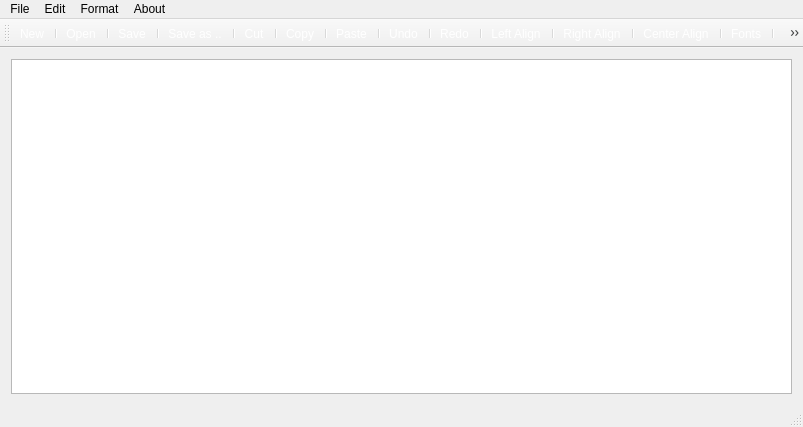
<?xml version="1.0" encoding="UTF-8"?>
<ui version="4.0">
 <class>MainWindow</class>
 <widget class="QMainWindow" name="MainWindow">
  <property name="geometry">
   <rect>
    <x>0</x>
    <y>0</y>
    <width>803</width>
    <height>427</height>
   </rect>
  </property>
  <property name="windowTitle">
   <string>QText Editor</string>
  </property>
  <property name="autoFillBackground">
   <bool>false</bool>
  </property>
  <widget class="QWidget" name="centralWidget">
   <layout class="QHBoxLayout" name="horizontalLayout">
    <item>
     <widget class="QTextEdit" name="textEdit"/>
    </item>
   </layout>
  </widget>
  <widget class="QMenuBar" name="menuBar">
   <property name="geometry">
    <rect>
     <x>0</x>
     <y>0</y>
     <width>803</width>
     <height>26</height>
    </rect>
   </property>
   <widget class="QMenu" name="menuFile">
    <property name="title">
     <string>File</string>
    </property>
    <addaction name="actionNew"/>
    <addaction name="actionOpen"/>
    <addaction name="separator"/>
    <addaction name="actionSave"/>
    <addaction name="actionSave_as"/>
    <addaction name="separator"/>
    <addaction name="actionExit_2"/>
   </widget>
   <widget class="QMenu" name="menuEdit">
    <property name="title">
     <string>Edit</string>
    </property>
    <addaction name="actionCut"/>
    <addaction name="actionCopy"/>
    <addaction name="actionPaste"/>
    <addaction name="separator"/>
    <addaction name="actionUndo"/>
    <addaction name="actionRedo"/>
    <addaction name="separator"/>
   </widget>
   <widget class="QMenu" name="menuAbout">
    <property name="title">
     <string>About</string>
    </property>
    <addaction name="actionAbout_QtTxtEdit"/>
    <addaction name="separator"/>
    <addaction name="actionAbout_Qt"/>
   </widget>
   <widget class="QMenu" name="menuFormat">
    <property name="title">
     <string>Format</string>
    </property>
    <addaction name="actionLeft_Align"/>
    <addaction name="actionRight_Align"/>
    <addaction name="actionCenter_Align"/>
    <addaction name="separator"/>
    <addaction name="actionFont_Dialog"/>
    <addaction name="actionColour_Dialog"/>
   </widget>
   <addaction name="menuFile"/>
   <addaction name="menuEdit"/>
   <addaction name="menuFormat"/>
   <addaction name="menuAbout"/>
  </widget>
  <widget class="QToolBar" name="mainToolBar">
   <property name="styleSheet">
    <string notr="true">color: qlineargradient(spread:pad, x1:0, y1:0, x2:1, y2:0, stop:0 rgba(0, 0, 0, 255), stop:1 rgba(255, 255, 255, 255));</string>
   </property>
   <attribute name="toolBarArea">
    <enum>TopToolBarArea</enum>
   </attribute>
   <attribute name="toolBarBreak">
    <bool>false</bool>
   </attribute>
   <addaction name="actionNew"/>
   <addaction name="separator"/>
   <addaction name="actionOpen"/>
   <addaction name="separator"/>
   <addaction name="actionSave"/>
   <addaction name="separator"/>
   <addaction name="actionSave_as"/>
   <addaction name="separator"/>
   <addaction name="actionCut"/>
   <addaction name="separator"/>
   <addaction name="actionCopy"/>
   <addaction name="separator"/>
   <addaction name="actionPaste"/>
   <addaction name="separator"/>
   <addaction name="actionUndo"/>
   <addaction name="separator"/>
   <addaction name="actionRedo"/>
   <addaction name="separator"/>
   <addaction name="actionLeft_Align"/>
   <addaction name="separator"/>
   <addaction name="actionRight_Align"/>
   <addaction name="separator"/>
   <addaction name="actionCenter_Align"/>
   <addaction name="separator"/>
   <addaction name="actionFont_Dialog"/>
   <addaction name="separator"/>
   <addaction name="actionColour_Dialog"/>
  </widget>
  <widget class="QStatusBar" name="statusBar"/>
  <action name="actionNew">
   <property name="icon">
    <iconset resource="iconresource.qrc">
     <normaloff>:/IconResource/icons/new.png</normaloff>:/IconResource/icons/new.png</iconset>
   </property>
   <property name="text">
    <string>New</string>
   </property>
  </action>
  <action name="actionOpen">
   <property name="icon">
    <iconset resource="iconresource.qrc">
     <normaloff>:/IconResource/icons/open.png</normaloff>:/IconResource/icons/open.png</iconset>
   </property>
   <property name="text">
    <string>Open</string>
   </property>
  </action>
  <action name="actionSave">
   <property name="icon">
    <iconset resource="iconresource.qrc">
     <normaloff>:/IconResource/icons/Save.png</normaloff>:/IconResource/icons/Save.png</iconset>
   </property>
   <property name="text">
    <string>Save</string>
   </property>
  </action>
  <action name="actionSave_as">
   <property name="icon">
    <iconset resource="iconresource.qrc">
     <normaloff>:/IconResource/icons/saveas.png</normaloff>:/IconResource/icons/saveas.png</iconset>
   </property>
   <property name="text">
    <string>Save as ..</string>
   </property>
  </action>
  <action name="actionExit_2">
   <property name="icon">
    <iconset resource="iconresource.qrc">
     <normaloff>:/IconResource/icons/exit.png</normaloff>:/IconResource/icons/exit.png</iconset>
   </property>
   <property name="text">
    <string>Exit</string>
   </property>
  </action>
  <action name="actionCut">
   <property name="icon">
    <iconset resource="iconresource.qrc">
     <normaloff>:/IconResource/icons/cut.png</normaloff>:/IconResource/icons/cut.png</iconset>
   </property>
   <property name="text">
    <string>Cut</string>
   </property>
  </action>
  <action name="actionCopy">
   <property name="icon">
    <iconset resource="iconresource.qrc">
     <normaloff>:/IconResource/icons/copy.png</normaloff>:/IconResource/icons/copy.png</iconset>
   </property>
   <property name="text">
    <string>Copy</string>
   </property>
  </action>
  <action name="actionPaste">
   <property name="icon">
    <iconset resource="iconresource.qrc">
     <normaloff>:/IconResource/icons/paste.png</normaloff>:/IconResource/icons/paste.png</iconset>
   </property>
   <property name="text">
    <string>Paste</string>
   </property>
  </action>
  <action name="actionUndo">
   <property name="icon">
    <iconset resource="iconresource.qrc">
     <normaloff>:/IconResource/icons/undo_256.png</normaloff>:/IconResource/icons/undo_256.png</iconset>
   </property>
   <property name="text">
    <string>Undo</string>
   </property>
  </action>
  <action name="actionRedo">
   <property name="icon">
    <iconset resource="iconresource.qrc">
     <normaloff>:/IconResource/icons/redo.png</normaloff>:/IconResource/icons/redo.png</iconset>
   </property>
   <property name="text">
    <string>Redo</string>
   </property>
  </action>
  <action name="actionAbout_QtTxtEdit">
   <property name="icon">
    <iconset resource="iconresource.qrc">
     <normaloff>:/IconResource/icons/Info.png</normaloff>:/IconResource/icons/Info.png</iconset>
   </property>
   <property name="text">
    <string>About QtTxtEdit</string>
   </property>
   <property name="toolTip">
    <string>About QtTxtEdit</string>
   </property>
  </action>
  <action name="actionAbout_Qt">
   <property name="icon">
    <iconset resource="iconresource.qrc">
     <normaloff>:/IconResource/icons/aboutqt.png</normaloff>:/IconResource/icons/aboutqt.png</iconset>
   </property>
   <property name="text">
    <string>About Qt</string>
   </property>
  </action>
  <action name="actionLeft_Align">
   <property name="icon">
    <iconset resource="iconresource.qrc">
     <normaloff>:/IconResource/icons/left_align.png</normaloff>:/IconResource/icons/left_align.png</iconset>
   </property>
   <property name="text">
    <string>Left Align</string>
   </property>
  </action>
  <action name="actionRight_Align">
   <property name="icon">
    <iconset resource="iconresource.qrc">
     <normaloff>:/IconResource/icons/right_align.png</normaloff>:/IconResource/icons/right_align.png</iconset>
   </property>
   <property name="text">
    <string>Right Align</string>
   </property>
  </action>
  <action name="actionCenter_Align">
   <property name="icon">
    <iconset resource="iconresource.qrc">
     <normaloff>:/IconResource/icons/center_align.png</normaloff>:/IconResource/icons/center_align.png</iconset>
   </property>
   <property name="text">
    <string>Center Align</string>
   </property>
  </action>
  <action name="actionFont_Dialog">
   <property name="icon">
    <iconset resource="iconresource.qrc">
     <normaloff>:/IconResource/icons/changefont.png</normaloff>:/IconResource/icons/changefont.png</iconset>
   </property>
   <property name="text">
    <string>Fonts</string>
   </property>
   <property name="toolTip">
    <string>Fonts</string>
   </property>
  </action>
  <action name="actionColour_Dialog">
   <property name="icon">
    <iconset resource="iconresource.qrc">
     <normaloff>:/IconResource/icons/colorwheel.png</normaloff>:/IconResource/icons/colorwheel.png</iconset>
   </property>
   <property name="text">
    <string>Font Colour</string>
   </property>
   <property name="toolTip">
    <string>Font Colour</string>
   </property>
  </action>
 </widget>
 <layoutdefault spacing="6" margin="11"/>
 <resources>
  <include location="iconresource.qrc"/>
 </resources>
 <connections/>
</ui>
